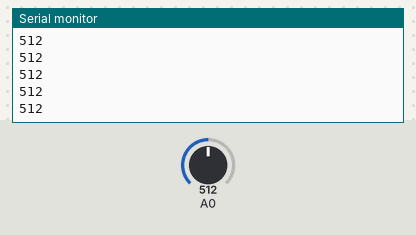
The sketch below on a simulated Arduino Uno, built with avr-gcc and run on an emulated ATmega328P. Shown: the last lines printed to the serial monitor. The inputs (shaded band) are chosen by the test bench; at power-on: A0 = 512.

Above: at 1.2 s.
1.3 s: A0 set to 716
At 1.31 s:
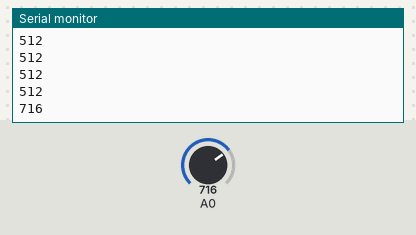
2.8 s: A0 set to 900
At 2.81 s:
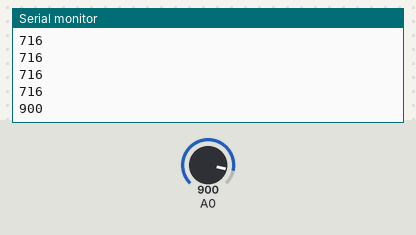
Timing chart, 0 to 5.8 s (numbered marks = the images above; inputs shaded):
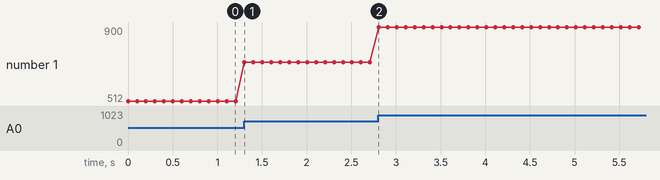

Measured:
- after the input at 1.3 s, the serial monitor: prints a new line at once (image 1)
- after the input at 2.8 s, the serial monitor: prints a new line at once (image 2)
- plotted number 1: 512 → 716 after the input at 1.3 s, 716 → 900 after the input at 2.8 s

The sketch:

InputOutput2.ino
```cpp
void setup() {
  Serial.begin(9600);
  pinMode(A0,INPUT_PULLUP);
}

void loop() {
  int input_A0 = analogRead(A0);
  Serial.println(input_A0);
  delay(100);
}
```
